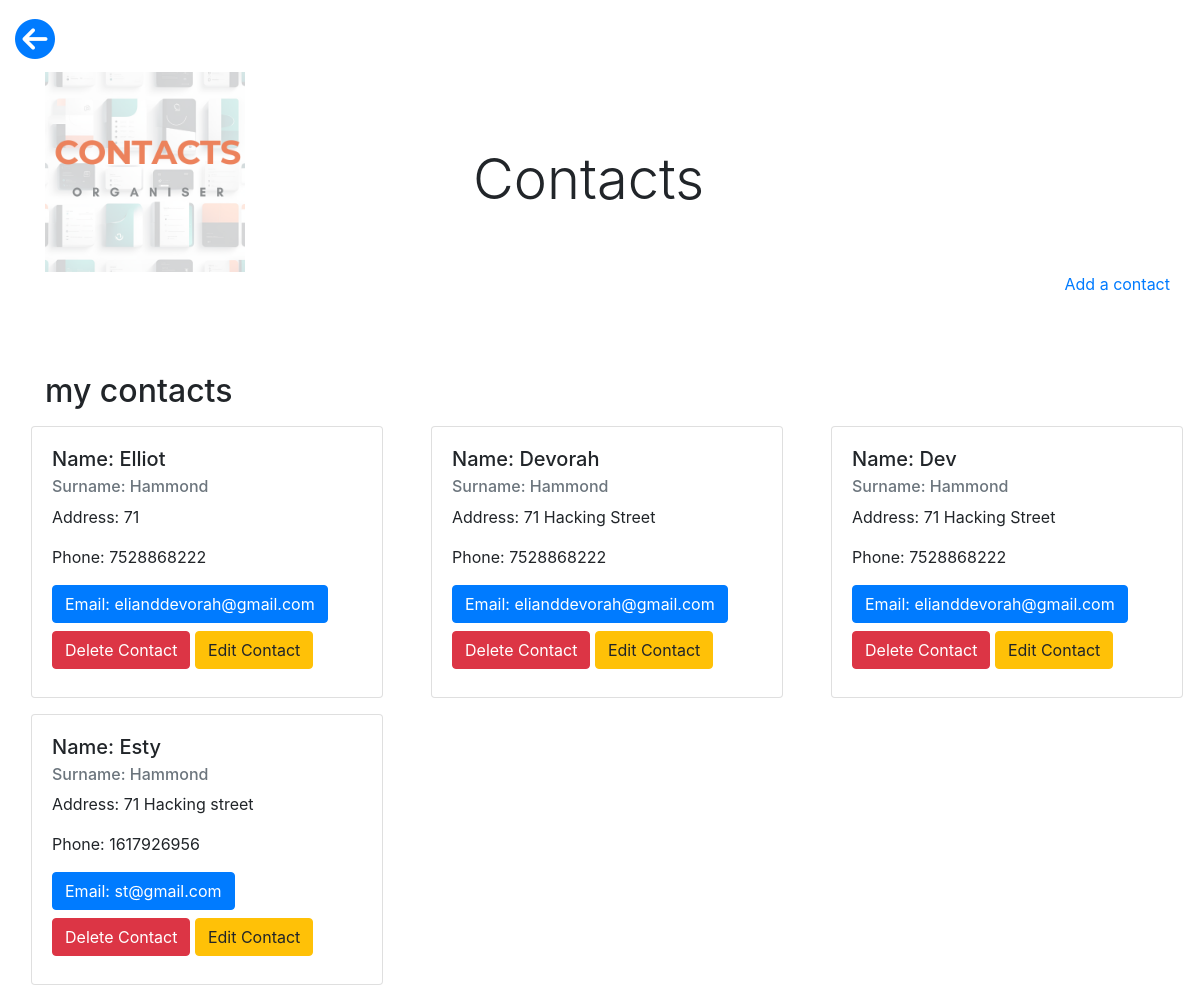
The app's page /, older data.
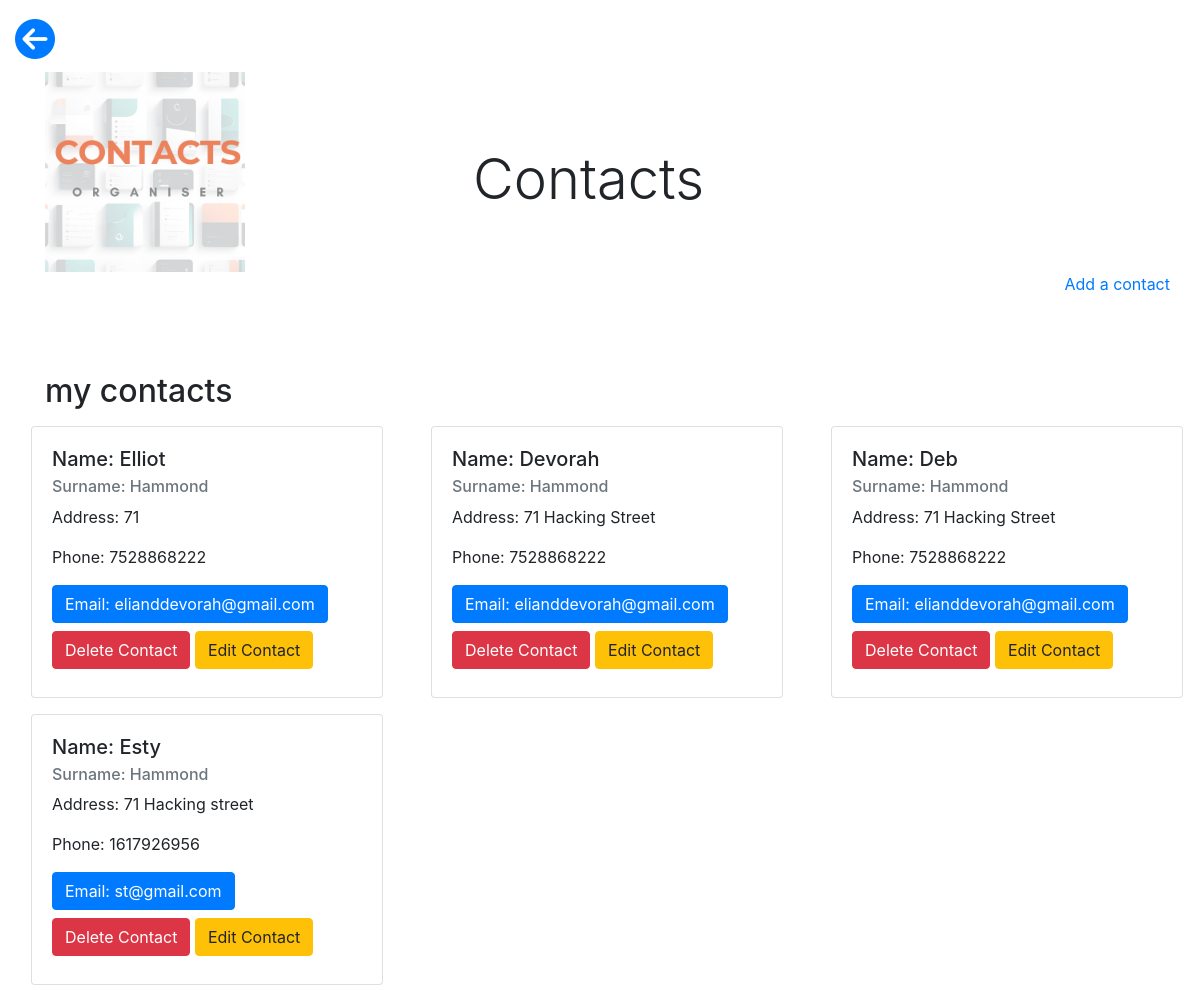
The same page, newer data.
### home/models.py (models this page shows, shortened)
class Item(models.Model):
    first_name = models.CharField(max_length=50)
    last_name = models.CharField(max_length=50)
    address = models.CharField(max_length=150)
    phone = models.CharField(max_length=12, null=True, blank=True)
    email = models.EmailField(max_length=1024, null=True, blank=True)

### home/views.py (the view)
# urls.py: path('', views.index, name='home'),
def index(request):
    items = Item.objects.all()
    context = {
        'items': items
    }
    return render(request, 'home/index.html', context)

### home/templates/home/index.html (shortened to what this page needs)
{% extends "base.html" %}
{% load static %}
{% block content %}
    <div class="container h-100">
        <div class="row h-100">
            <div class="col-4 my-auto">
                <div class="logo"></div>
            </div>
            <div class="col-4 my-auto ml-5">
                <h1 class="display-4 logo-font mt-4 text-black">
                    Contacts
                </h1>
            </div>
            <div class="col-4 my-auto"></div></div>
        </div>
    <div class="container h-100">
        <div class="row h-100">
            <div class="col" style="height:100px"></div>
            <a href="/add">Add a contact</a>
        </div>
    </div>
    <div class="container h-100">
        <div class="row h-100">
            <div class="col">
                <h2>my contacts</h2>
            </div>
        </div>
    </div>
        <div class="row h-100">
            {% for item in items %}
                <div class="col-4 my-auto">
                    <div class="card ml-3 my-2" style="width: 22rem;">
                        <div class="card-body">
                        <h5 class="card-title">Name: {{ item.first_name }}</h5>
                        <h6 class="card-subtitle mb-2 text-muted">Surname: {{ item.last_name }}</h6>
                        <p class="card-text">Address: {{ item.address }}</p>
                        <p class="card-text">Phone: {{ item.phone }}</p>
                        <a href="#" class="card-link btn btn-primary">Email: {{ item.email }}</a>
                        <a href="/delete/{{ item.id }}" class="btn btn-danger my-2">Delete Contact</a>
                        <a href="/edit/{{ item.id }}" class="btn btn-warning my-2">Edit Contact</a>
                        </div>
                    </div>
                </div>
            {% endfor %}
        </div>
{% endblock %}

Row changes from the older to the newer data that the page shows:
changed Item: first_name "Dev" → "Deb"
